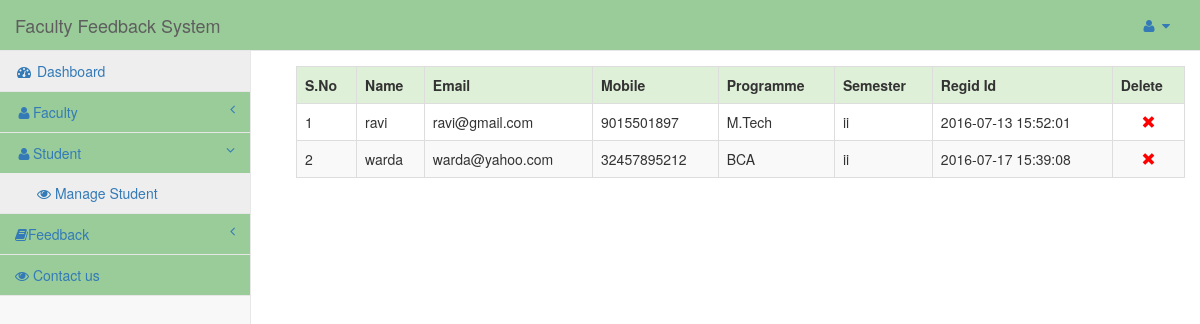
The app's page /admin/dashboard.php?info=display_student (signed in) with its own data.
### tables this page shows
CREATE TABLE `user` (
  `id` int(11) NOT NULL,
  `name` char(40) NOT NULL,
  `email` varchar(40) NOT NULL,
  `pass` varchar(40) NOT NULL,
  `mobile` bigint(11) NOT NULL,
  `programme` varchar(20) NOT NULL,
  `semester` varchar(10) NOT NULL,
  `gender` varchar(40) NOT NULL,
  `hobbies` varchar(40) NOT NULL,
  `image` varchar(50) NOT NULL,
  `dob` date NOT NULL,
  `regid` varchar(20) NOT NULL
);

### admin/display_student.php (the view, shortened to what this page needs)
<?php
	echo "<table class='table table-responsive table-bordered table-striped table-hover' style=margin:15px;>";
	echo "<tr class='success'>";
	echo "<th>S.No</th>";
	echo "<th>Name</th>";
	echo "<th>Email</th>";
	echo "<th>Mobile</th>";
	echo "<th>Programme</th>";
	echo "<th>Semester</th>";
	echo "<th>Regid Id</th>";
	echo "<th>Delete</th>";
	echo "</tr>";
	$i=1;
	$que=mysqli_query($conn,"select * from user");
	while($row=mysqli_fetch_array($que))
	{
		echo "<tr>";
		echo "<td>".$i."</td>";
		echo "<td>".$row['name']."</td>";
		echo "<td>".$row['email']."</td>";
		echo "<td>".$row['mobile']."</td>";
		echo "<td>".$row['programme']."</td>";
		echo "<td>".$row['semester']."</td>";
		echo "<td>".$row['regid']."</td>";
		echo "<td class='text-center'><a href='#' onclick='deletes($row[id])'><span class='glyphicon glyphicon-remove' style=color:red;></span></a></td>";
		echo "</tr>";
		$i++;
	}
?>

### admin/dashboard.php (shortened to what this page needs)
<?php
include('../dbconfig.php');
?>
<!DOCTYPE html>
<html lang="en">
<head>
    <link href="../css/bootstrap.min.css" rel="stylesheet">
    <link href="../css/metisMenu.min.css" rel="stylesheet">
    <link href="../css/sb-admin-2.css" rel="stylesheet">
    <link href="../css/font-awesome.min.css" rel="stylesheet" type="text/css">
</head>
<body>
    <div id="wrapper">
        <nav class="navbar navbar-default navbar-static-top" role="navigation" style="margin-bottom: 0">
            <div class="navbar-header">
                <a class="navbar-brand" href="dashboard.php">Faculty Feedback System</a>
            </div>
            <ul class="nav navbar-top-links navbar-right">
                <li class="dropdown">
                    <a class="dropdown-toggle" data-toggle="dropdown" href="#">
                        <i class="fa fa-user fa-fw"></i>  <i class="fa fa-caret-down"></i>
                    </a>
                </li>
            </ul>
            <div class="navbar-default sidebar" role="navigation">
                <div class="sidebar-nav navbar-collapse">
                    <ul class="nav" id="side-menu">
                        <li>
                            <a href="dashboard.php"><i class="fa fa-dashboard fa-fw"></i> Dashboard</a>
                        </li>
						<li>
                            <a href="#"><i class="fa fa-user fa-fw"></i>Faculty<span class="fa arrow"></span></a>
                        </li>
						<li>
                            <a href="#"><i class="fa fa-user fa-fw"></i>Student<span class="fa arrow"></span></a>
                            <ul class="nav nav-second-level">
								 <li>
                                    <a href="dashboard.php?info=display_student"><i class="fa fa-eye"></i> Manage Student</a>
                                </li>
							</ul>
                        </li>
		<li>
         <a href="#"><i class="fa fa-user fa-book"></i>Feedback<span class="fa arrow"></span></a>
                        </li>
		<li>
			<a href="dashboard.php?info=contact"><i class="fa fa-eye"></i> Contact us</a>
		</li>
                    </ul>
                </div>
            </div>
        </nav>
        <div id="page-wrapper">
            <div class="row">
                <div class="col-lg-12">
                	<?php
								@$info=$_GET['info'];
								if($info!="")
								{
									if($info=="add_faculty")
										{
											include('add_faculty.php');
										}
									elseif($info=="show_faculty")
										{
											include('show_faculty.php');
										}
									elseif($info=="edit_faculty")
										{
											include('edit_faculty.php');
										}
									elseif($info=="display_student")
										{
											include('display_student.php');
										}
									elseif($info=="contact")
										{
											include('contact.php');
										}
									elseif($info=="feedback")
										{
											include('feedback.php');
										}
										elseif($info=="feedback_average")
										{
											include('feedback_average.php');
										}
										else if($info=="update_password")
										{
										include('update_password.php');
										}
								}
								else
								{
								include('dashboard_home.php');
								}
							?>
				</div>
            </div>
        </div>
    </div>
</body>
</html>

### css/sb-admin-2.css (style rules this page uses)
body { background-color: #f8f8f8; }
#wrapper { width: 100%; }
#page-wrapper { padding: 0 15px; min-height: 568px; background-color: #fff; }
@media (min-width:768px) { #page-wrapper { position: inherit; margin: 0 0 0 250px; padding: 0 30px; border-left: 1px solid #e7e7e7; } }
.navbar-top-links { margin-right: 0; }
.navbar-top-links li { display: inline-block; }
.navbar-top-links li:last-child { margin-right: 15px; }
.navbar-top-links li a { padding: 15px; min-height: 50px; }
.sidebar .sidebar-nav.navbar-collapse { padding-right: 0; padding-left: 0; }
.sidebar ul li { border-bottom: 1px solid #e7e7e7; }
.sidebar ul li a.active { background-color: #eee; }
.sidebar .arrow { float: right; }
.sidebar .fa.arrow:before { content: "\f104"; }
.sidebar .active>a>.fa.arrow:before { content: "\f107"; }
.sidebar .nav-second-level li, .sidebar .nav-third-level li { border-bottom: 0!important; }
.sidebar .nav-second-level li a { padding-left: 37px; }
@media (min-width:768px) { .sidebar { z-index: 1; position: absolute; width: 250px; margin-top: 51px; } }

### records on screen
user: name "ravi", email "ravi@gmail.com", mobile "9015501897", programme "M.Tech", semester "ii", regid "2016-07-13 15:52:01"
user: name "warda", email "warda@yahoo.com", mobile "32457895212", programme "BCA", semester "ii", regid "2016-07-17 15:39:08"
